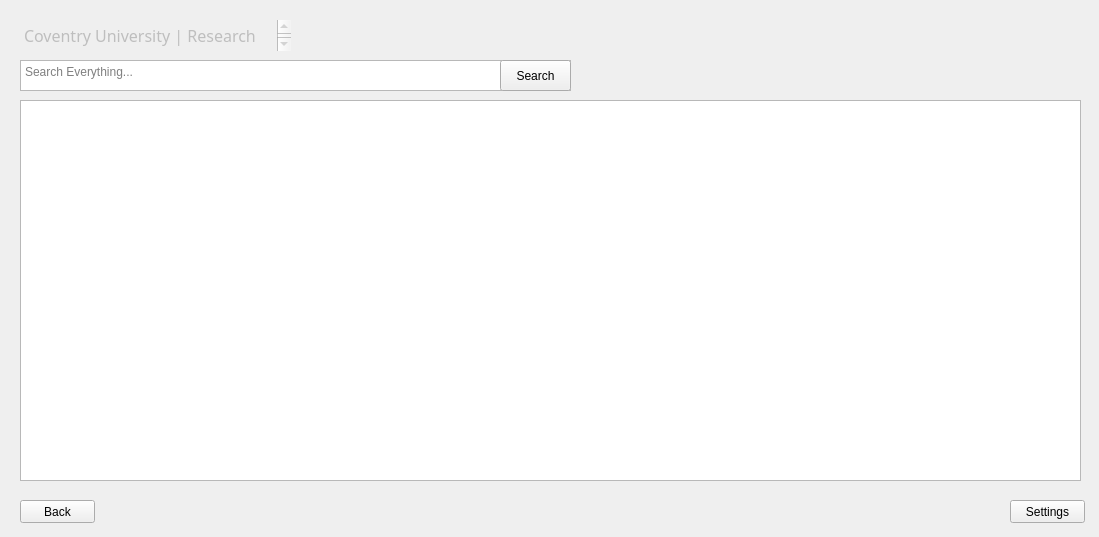
<?xml version="1.0" encoding="UTF-8"?>
<ui version="4.0">
 <class>Form</class>
 <widget class="QWidget" name="Form">
  <property name="enabled">
   <bool>true</bool>
  </property>
  <property name="geometry">
   <rect>
    <x>0</x>
    <y>0</y>
    <width>1099</width>
    <height>537</height>
   </rect>
  </property>
  <property name="windowTitle">
   <string>Form</string>
  </property>
  <widget class="QPushButton" name="sendQuary">
   <property name="geometry">
    <rect>
     <x>500</x>
     <y>60</y>
     <width>71</width>
     <height>31</height>
    </rect>
   </property>
   <property name="text">
    <string>Search</string>
   </property>
   <property name="checkable">
    <bool>false</bool>
   </property>
   <property name="checked">
    <bool>false</bool>
   </property>
   <property name="default">
    <bool>false</bool>
   </property>
   <property name="flat">
    <bool>false</bool>
   </property>
  </widget>
  <widget class="QPushButton" name="exit">
   <property name="geometry">
    <rect>
     <x>20</x>
     <y>500</y>
     <width>75</width>
     <height>23</height>
    </rect>
   </property>
   <property name="text">
    <string>Back</string>
   </property>
  </widget>
  <widget class="QTextEdit" name="searchQuary">
   <property name="geometry">
    <rect>
     <x>20</x>
     <y>60</y>
     <width>551</width>
     <height>31</height>
    </rect>
   </property>
   <property name="html">
    <string>&lt;!DOCTYPE HTML PUBLIC &quot;-//W3C//DTD HTML 4.0//EN&quot; &quot;http://www.w3.org/TR/REC-html40/strict.dtd&quot;&gt;
&lt;html&gt;&lt;head&gt;&lt;meta name=&quot;qrichtext&quot; content=&quot;1&quot; /&gt;&lt;style type=&quot;text/css&quot;&gt;
p, li { white-space: pre-wrap; }
&lt;/style&gt;&lt;/head&gt;&lt;body style=&quot; font-family:'MS Shell Dlg 2'; font-size:8.25pt; font-weight:400; font-style:normal;&quot;&gt;
&lt;p style=&quot;-qt-paragraph-type:empty; margin-top:0px; margin-bottom:0px; margin-left:0px; margin-right:0px; -qt-block-indent:0; text-indent:0px;&quot;&gt;&lt;br /&gt;&lt;/p&gt;&lt;/body&gt;&lt;/html&gt;</string>
   </property>
   <property name="placeholderText">
    <string>Search Everything...</string>
   </property>
  </widget>
  <widget class="QTextBrowser" name="welcomeMessage">
   <property name="enabled">
    <bool>false</bool>
   </property>
   <property name="geometry">
    <rect>
     <x>20</x>
     <y>20</y>
     <width>271</width>
     <height>31</height>
    </rect>
   </property>
   <property name="font">
    <font>
     <family>Calibri Light</family>
    </font>
   </property>
   <property name="mouseTracking">
    <bool>false</bool>
   </property>
   <property name="focusPolicy">
    <enum>Qt::NoFocus</enum>
   </property>
   <property name="contextMenuPolicy">
    <enum>Qt::NoContextMenu</enum>
   </property>
   <property name="acceptDrops">
    <bool>false</bool>
   </property>
   <property name="autoFillBackground">
    <bool>false</bool>
   </property>
   <property name="frameShape">
    <enum>QFrame::NoFrame</enum>
   </property>
   <property name="frameShadow">
    <enum>QFrame::Plain</enum>
   </property>
   <property name="html">
    <string>&lt;!DOCTYPE HTML PUBLIC &quot;-//W3C//DTD HTML 4.0//EN&quot; &quot;http://www.w3.org/TR/REC-html40/strict.dtd&quot;&gt;
&lt;html&gt;&lt;head&gt;&lt;meta name=&quot;qrichtext&quot; content=&quot;1&quot; /&gt;&lt;style type=&quot;text/css&quot;&gt;
p, li { white-space: pre-wrap; }
&lt;/style&gt;&lt;/head&gt;&lt;body style=&quot; font-family:'Calibri Light'; font-size:8.25pt; font-weight:400; font-style:normal;&quot;&gt;
&lt;p style=&quot; margin-top:0px; margin-bottom:0px; margin-left:0px; margin-right:0px; -qt-block-indent:0; text-indent:0px;&quot;&gt;&lt;span style=&quot; font-family:'MS Shell Dlg 2'; font-size:12pt;&quot;&gt;Coventry University | Research Grid&lt;/span&gt;&lt;/p&gt;&lt;/body&gt;&lt;/html&gt;</string>
   </property>
  </widget>
  <widget class="QPushButton" name="settings">
   <property name="geometry">
    <rect>
     <x>1010</x>
     <y>500</y>
     <width>75</width>
     <height>23</height>
    </rect>
   </property>
   <property name="text">
    <string>Settings</string>
   </property>
  </widget>
  <widget class="QTableView" name="tableView">
   <property name="geometry">
    <rect>
     <x>20</x>
     <y>100</y>
     <width>1061</width>
     <height>381</height>
    </rect>
   </property>
  </widget>
  <zorder>exit</zorder>
  <zorder>searchQuary</zorder>
  <zorder>welcomeMessage</zorder>
  <zorder>sendQuary</zorder>
  <zorder>settings</zorder>
  <zorder>tableView</zorder>
 </widget>
 <resources/>
 <connections/>
</ui>
